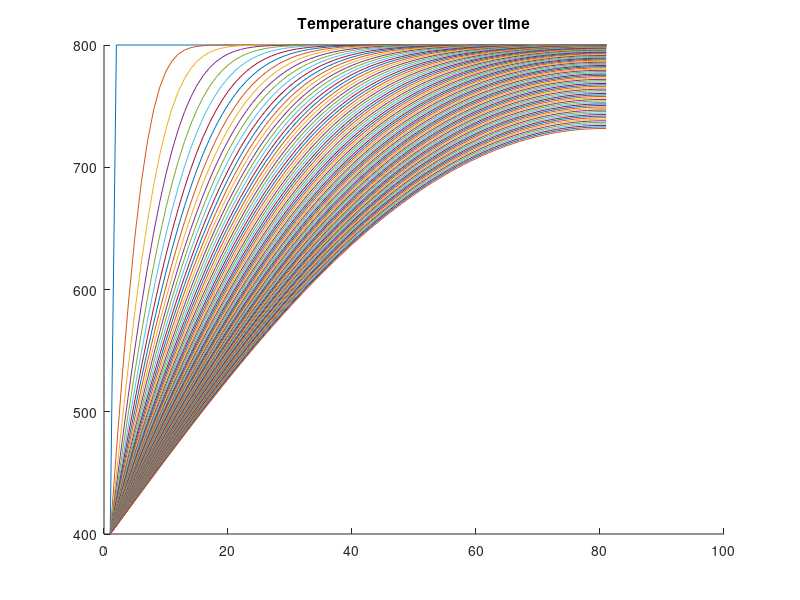
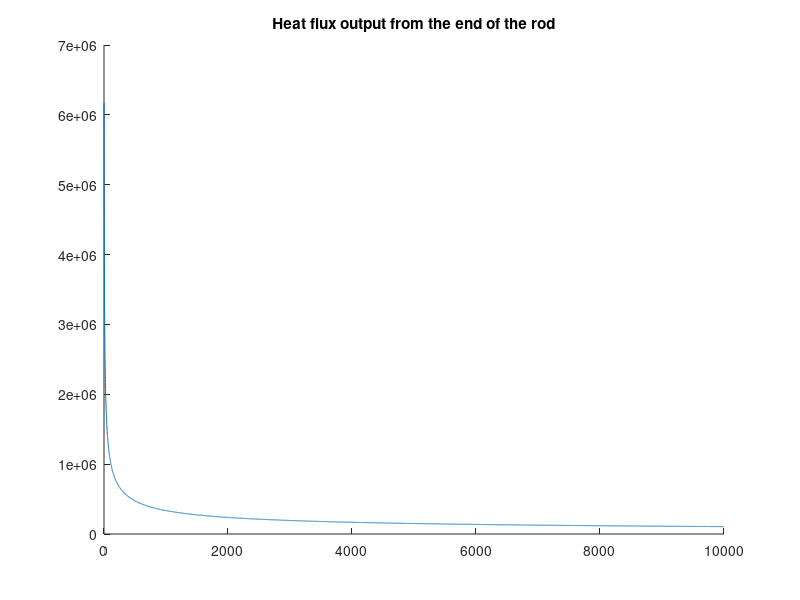

The MATLAB source for these figures, in order:
clc
clear
l = 2 ;
m = 80 ;
dx = l/m ; 
alpha = 11.234*power(10,-5) ; %pure_copper
k = 386 ; %pure_copper
dt = 0.6 ; 
beta = (alpha*dt)/(power(dx,2)) ; 
Tw = 400 ;  
To = 800 ; 
n_max = 10000 ; 
T = zeros(m+1 , n_max) ; 
T(: , 1) = To ;
T(1 , :) = Tw ; 
Q_transfer = zeros(1 , n_max) ; 
for n=1 : n_max
    for i=2 : m-1
        T(i , n+1) = beta*(T(i+1 , n)-2*T(i , n)+T(i-1 , n))+T(i , n) ;
    end
     T(m , n+1) = beta*(T(m+1 , n)-2*T(m , n)+T(m-1 , n))+T(m , n) ;
     T(m+1 , n+1) = T(m , n+1) ;
     Q_transfer(1,n) = k*(T(2,n) - T(1,n))/dx ; 
end

for n=1 :100: n_max 
    hold on ;
    plot(T(: , n)) ; 
    title('Temperature changes over time');
end

figure ;
hold on ;
plot(Q_transfer) ;
title('Heat flux output from the end of the rod');